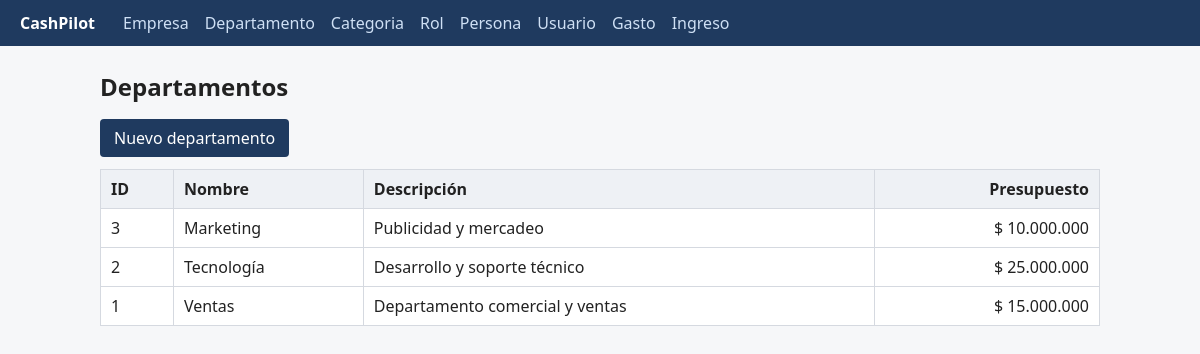
Screenshot of /departamento with the database file from the repository.
### tables this page shows
CREATE TABLE departamento (
    id_departamento     INT           NOT NULL AUTO_INCREMENT,
    id_empresa          INT           NOT NULL,
    nombre_departamento VARCHAR(80)   NOT NULL,
    descripcion         VARCHAR(255)  NULL,
    presupuesto         DECIMAL(15,2) NOT NULL DEFAULT 0,
    PRIMARY KEY (id_departamento),
    UNIQUE KEY uq_departamento_nombre  (id_empresa, nombre_departamento),   
    UNIQUE KEY uq_departamento_empresa (id_departamento, id_empresa),
    CONSTRAINT fk_departamento_empresa FOREIGN KEY (id_empresa) REFERENCES empresa (id_empresa),
    CONSTRAINT chk_departamento_presupuesto CHECK (presupuesto >= 0)
);

### app/controllers/departamentoController.php (called while the page is built, shortened)
<?php
require_once __DIR__ . "/../models/departamento.php";
class DepartamentoController
{
    public function index()
    {
        try {
            $departamentoModel = new Departamento();
            $departamentos = $departamentoModel->getAllByEmpresa(ID_EMPRESA_ACTUAL);
            require __DIR__ . "/../views/departamento/index.php";
        } catch (PDOException $e) {
            mostrarError("los departamentos", $e);
        }
    }
}

### config/helpers.php (called while the page is built, shortened)
<?php
function e($valor)
{
    return htmlspecialchars((string) ($valor ?? ''), ENT_QUOTES, 'UTF-8');
}
function url($ruta = '')
{
    return BASE_PATH . $ruta;
}
function dinero($valor)
{
    return '$ ' . number_format((float) $valor, 0, ',', '.');
}

### config/Database.php (called while the page is built, shortened)
<?php
class Database
{
    private $host;
    private $port;
    private $nombredb;
    private $user;
    private $password;
    public function __construct()
    {
        $env = parse_ini_file(__DIR__ . "/../.env");
        $this->host     = $env['DB_HOST'];
        $this->port     = $env['DB_PORT'];
        $this->nombredb = $env['DB_NAME'];
        $this->user     = $env['DB_USER'];
        $this->password = $env['DB_PASSWORD'];
    }
    public function connect()
    {
        $dsn = "mysql:host={$this->host};port={$this->port};dbname={$this->nombredb};charset=utf8mb4";
        $this->connection = new PDO($dsn, $this->user, $this->password);
        $this->connection->setAttribute(PDO::ATTR_ERRMODE, PDO::ERRMODE_EXCEPTION);
        return $this->connection;
    }
}

### app/models/departamento.php (called while the page is built, shortened)
<?php
require_once __DIR__ . "/../../config/Database.php";
class Departamento
{
    private $connection;
    public function __construct()
    {
        $database = new Database();
        $this->connection = $database->connect();
    }
    public function getAllByEmpresa($id_empresa)
    {
        $sql = "SELECT id_departamento, nombre_departamento, descripcion, presupuesto
                FROM departamento
                WHERE id_empresa = :id_empresa
                ORDER BY nombre_departamento";
        $consulta = $this->connection->prepare($sql);
        $consulta->bindValue(":id_empresa", $id_empresa, PDO::PARAM_INT);
        $consulta->execute();
        return $consulta->fetchAll(PDO::FETCH_ASSOC);
    }
}

### app/views/departamento/index.php (the view)
<h1>Departamentos</h1>
<p class="acciones"><a class="boton" href="<?= url('/departamento/crear') ?>">Nuevo departamento</a></p>
<?php if (!empty($departamentos)) : ?>
    <table>
        <tr><th>ID</th><th>Nombre</th><th>Descripción</th><th class="num">Presupuesto</th></tr>
        <?php foreach ($departamentos as $departamento) : ?>
            <tr>
                <td><?= e($departamento['id_departamento']) ?></td>
                <td><?= e($departamento['nombre_departamento']) ?></td>
                <td><?= e($departamento['descripcion']) ?></td>
                <td class="num"><?= e(dinero($departamento['presupuesto'])) ?></td>
            </tr>
        <?php endforeach; ?>
    </table>
<?php else : ?>
    <p>No hay departamentos para mostrar.</p>
<?php endif; ?>

### public/estilos.css (style rules this page uses)
body { font-family: system-ui, Arial, sans-serif; margin: 0; color: #222; background: #f6f7f9; }
h1 { font-size: 1.5rem; }
table { border-collapse: collapse; width: 100%; background: #fff; }
th, td { border: 1px solid #d5d9e0; padding: 8px 10px; text-align: left; }
th { background: #eef1f5; }
td.num, th.num { text-align: right; }
.acciones { margin: 12px 0; }
.boton { display: inline-block; background: #1f3a5f; color: #fff; padding: 8px 14px; border: 0; border-radius: 4px; text-decoration: none; cursor: pointer; font-size: 1rem; }

### rows the page displays
departamento: id_departamento "3", nombre_departamento "Marketing", descripcion "Publicidad y mercadeo", presupuesto "$ 10.000.000"
departamento: id_departamento "2", nombre_departamento "Tecnología", descripcion "Desarrollo y soporte técnico", presupuesto "$ 25.000.000"
departamento: id_departamento "1", nombre_departamento "Ventas", descripcion "Departamento comercial y ventas", presupuesto "$ 15.000.000"

### other values shown
$nombre "Empresa"
$nombre "Departamento"
$nombre "Categoria"
$nombre "Rol"
$nombre "Persona"
$nombre "Usuario"
$nombre "Gasto"
$nombre "Ingreso"
